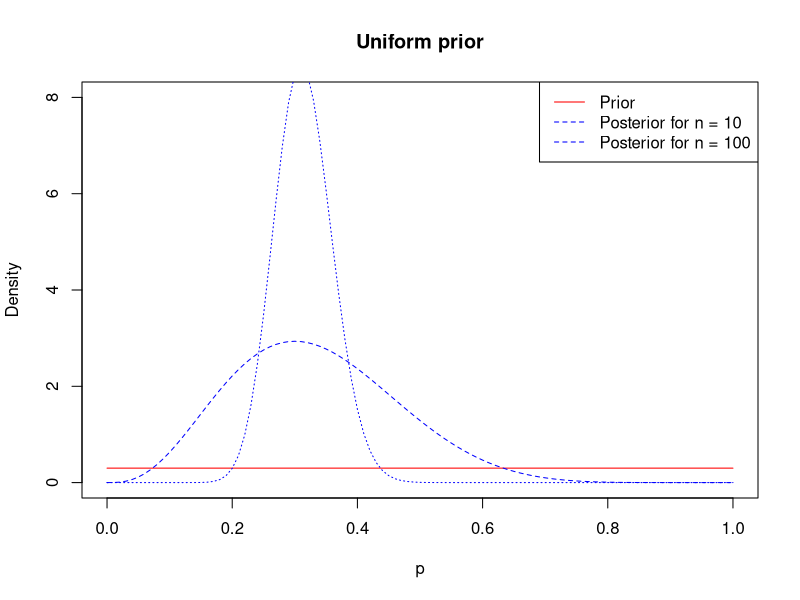
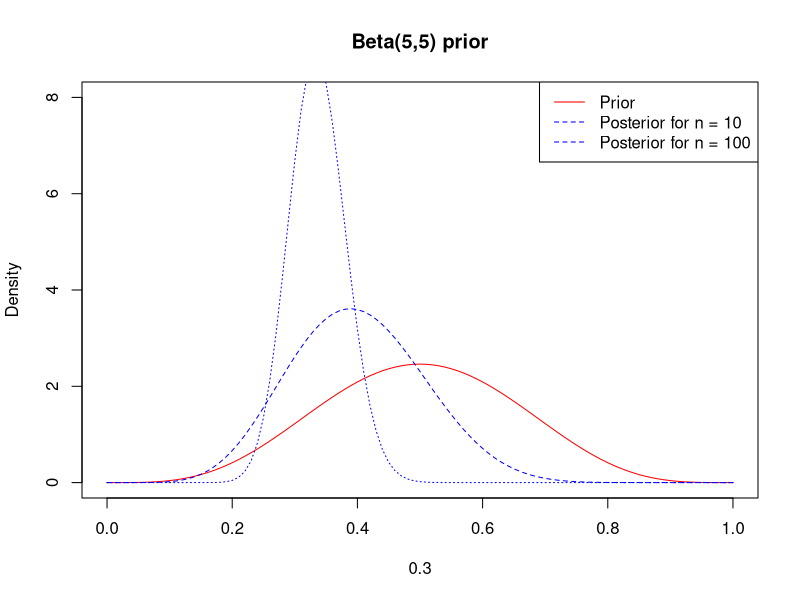
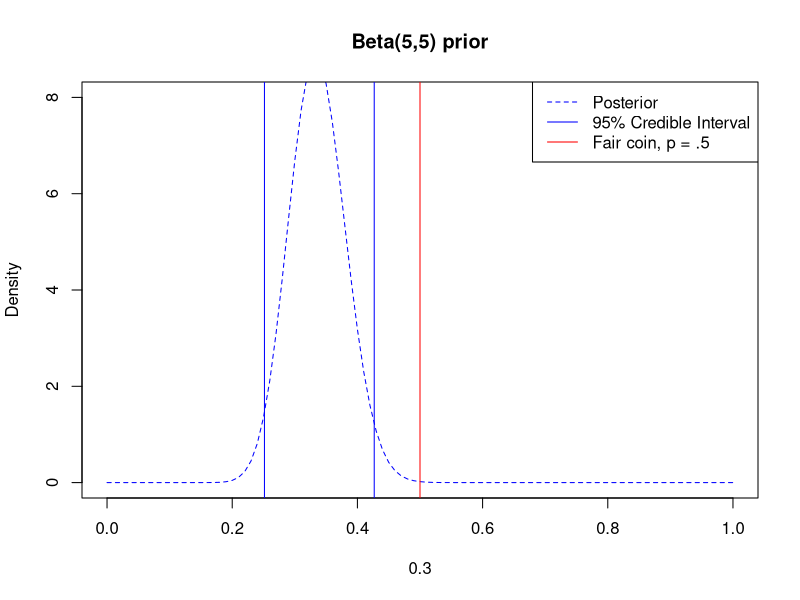

Generate these figures, in order, with R:
#########################################
## Coin Probability
## Posterior distribution
#########################################
set.seed(1)
# generate data
p <- .3

n <- 10
y <- rbinom(n = n, size = 1, prob = p)
x.ax = seq(0, 1, 0.01)
# plotting prior, and posterior

plot(x.ax, rep(p, length(x.ax)), type = 'l', col = "red", ylim = c(0,8), xlab = "p", ylab = "Density", main = "Uniform prior")
lines(x.ax, dbeta(x.ax, shape1 = sum(y) + 1, shape2 = n - sum(y) + 1), col = "blue", lty = 2)
legend("topright", legend = c("Prior", "Posterior for n = 10", "Posterior for n = 100"), col = c("red", "blue", "blue"), lty = c(1,2,2))

# increasing sample size
n <- 100
y <- rbinom(n = n, size = 1, prob = p)

# posterior at larger sample size
lines(x.ax, dbeta(x.ax, shape1 = sum(y) + 1, shape2 = n - sum(y) + 1), col = "blue", lty = 3)



# Changing to Beta prior centered at 1/2
# plotting prior, and posterior
n <- 10
y <- rbinom(n = n, size = 1, prob = p)

plot(x.ax, dbeta(x.ax, shape1 =  5, shape2 = 5), type = 'l', col = "red", ylim = c(0,8), xlab = p, ylab = "Density", main = "Beta(5,5) prior")
lines(x.ax, dbeta(x.ax, shape1 = sum(y) + 5, shape2 = n - sum(y) + 5), col = "blue", lty = 2)

# increasing sample size
n <- 100
y <- rbinom(n = n, size = 1, prob = p)

# posterior at larger sample size
lines(x.ax, dbeta(x.ax, shape1 = sum(y) + 5, shape2 = n - sum(y) + 5), col = "blue", lty = 3)
legend("topright", legend = c("Prior", "Posterior for n = 10", "Posterior for n = 100"), col = c("red", "blue", "blue"), lty = c(1,2,2))


plot(x.ax, dbeta(x.ax, shape1 = sum(y) + 5, shape2 = n - sum(y) + 5), col = "blue", lty = 2, ylim = c(0,8), xlab = p, ylab = "Density", main = "Beta(5,5) prior", type = 'l')
abline(v = qbeta(c(.025, .975), shape1 = sum(y) + 5, shape2 = n - sum(y) + 5), col = "blue", lty = 1)
abline(v = .5, col = "red")
legend("topright", legend = c("Posterior", "95% Credible Interval", "Fair coin, p = .5"), col = c("blue", "blue", "red"), lty = c(2,1,1))


